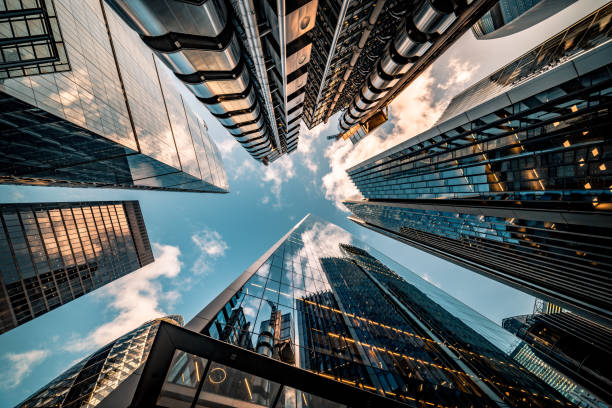
#> input picture pictures/buildings.jpg, 612 x 408 px
$ python image_processing.py
#> lines starting #> are read from the running program, lines starting #| are printed output that depends on the picture
from PIL import Image
from tools import Kernel
from matplotlib import pyplot as plt

img = Image.open("pictures/buildings.jpg")
#> img is the input picture: PIL image 612x408 RGB; mean R, G, B 87.2, 93.7, 93.7

image_list = []


def hist_plot(img_conv, c, d):
    d *= 260
    for i in range(256):
        plt.bar(i + d, img_conv.histogram()[i], color=c)


def all_hist(img):
    co = ['red', 'green', 'blue']
    i = 0
    if len(img.mode) == 1:
        hist_plot(img, 'grey', i)

    elif len(img.mode) == 3:
        #hist_plot(img, 'grey')
        for image in img.split():
            hist_plot(image, co[i], i)
            i += 1
#> this loop made 3 passes
#> d in hist_plot on passes 1 to 3: 0, 260, 520
#> after the loop, i = 3

    else:
        print("error: image not found")
    plt.show()
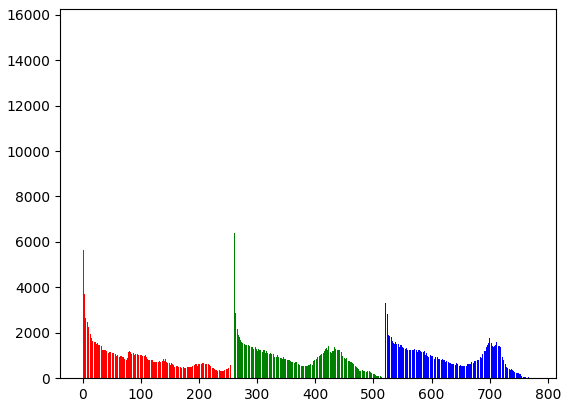
#> figure drawn by matplotlib, 1 panel


all_hist(img)

$ run again, with pictures/cat.JPG copied over pictures/buildings.jpg
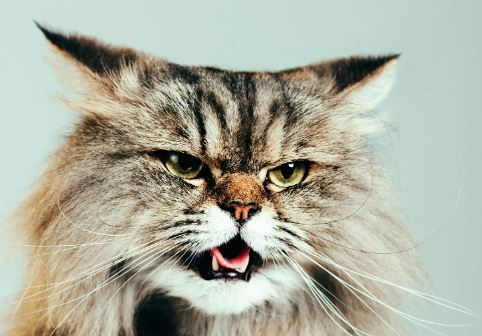
#> input picture pictures/cat.JPG, 482 x 336 px
#> img is the input picture: PIL image 482x336 RGB; mean R, G, B 172.4, 174.9, 159.4
#> the loop in all_hist, `for image in img.split():` made 3 passes
#> d in hist_plot on passes 1 to 3: 0, 260, 520
#> after the loop in all_hist, `for image in img.split():`: i = 3
#> in all_hist, `plt.show()`:
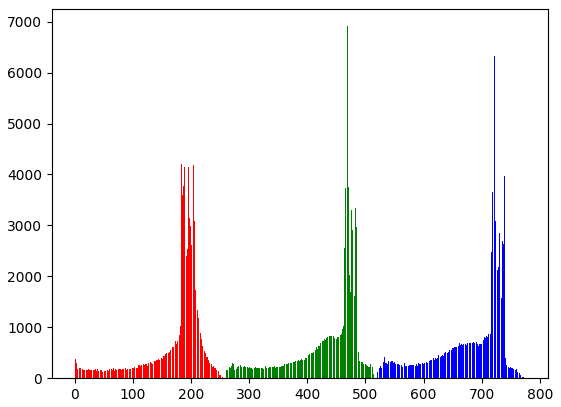
#> figure drawn by matplotlib, 1 panel
